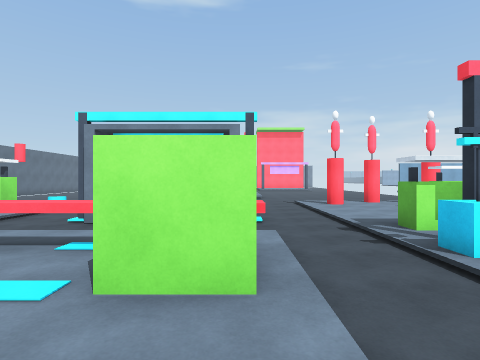
[1] (above)

20 first-person views from a walk through a 3-D level made in the Unity game engine. The camera is 1.4 m above the floor, looks level and sees 80° across. The floor is counted in squares, 2 m on a side. Each view is taken from the middle of a square. On the plan, view 1 faces up. The plan holds only what a view shows up to about 10 squares ahead; the rest is blank. The place goes on beyond the plan. The player character is not drawn.

[2]
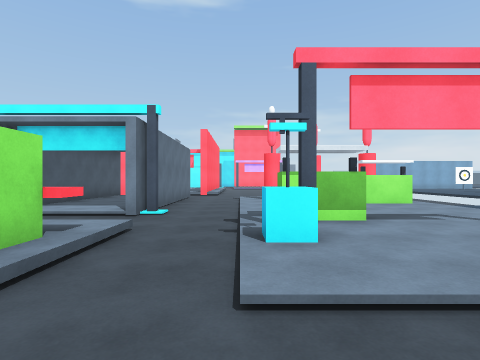

[3]
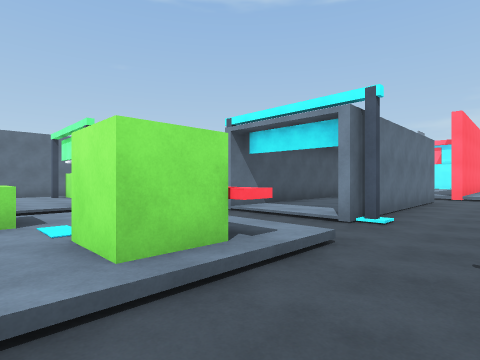

[4]
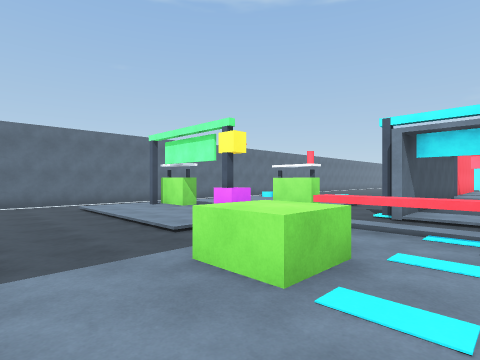

[5]
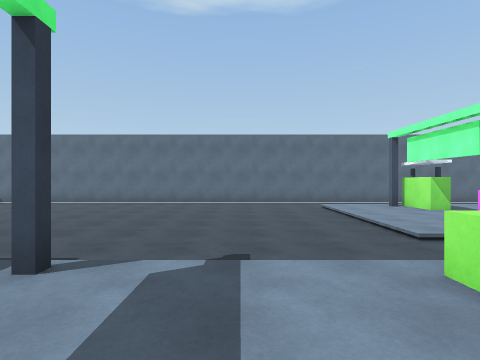

[6]
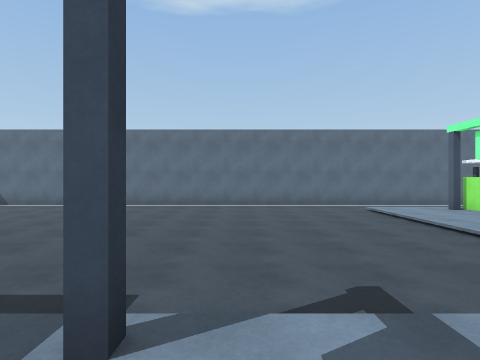

[7]
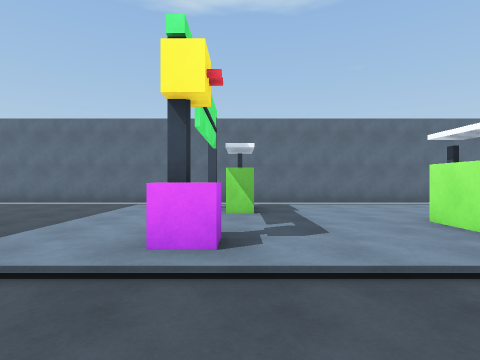

[8]
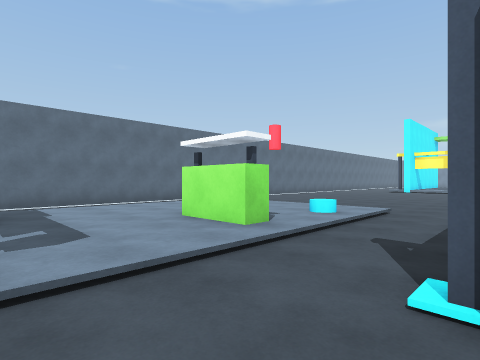

[9]
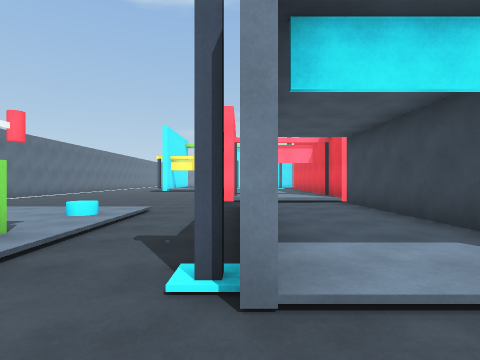

[10]
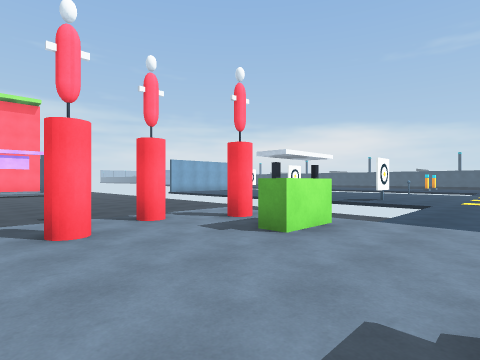

[11]
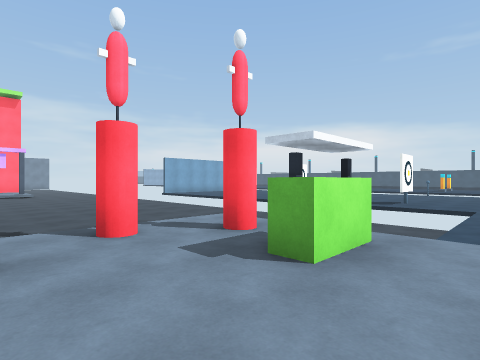

[12]
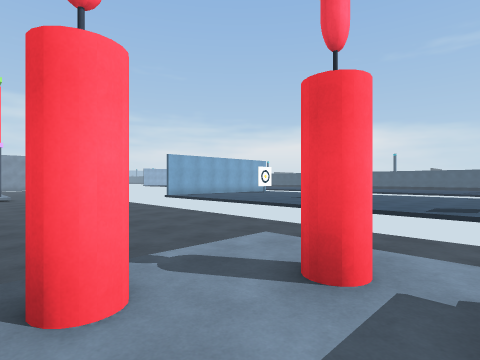

[13]
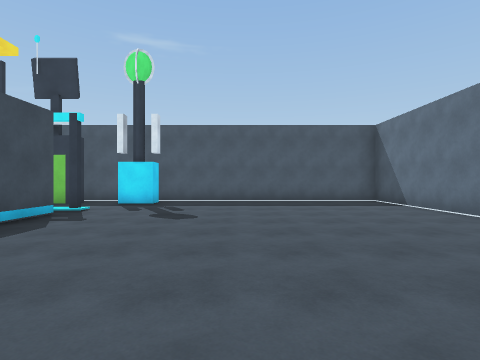

[14]
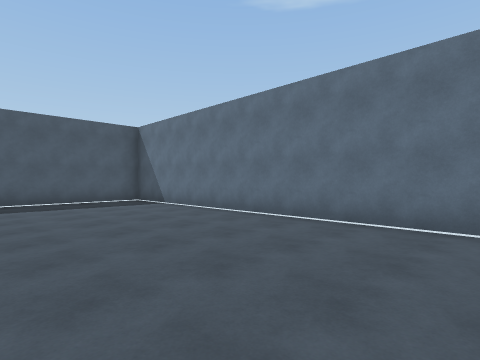

[15]
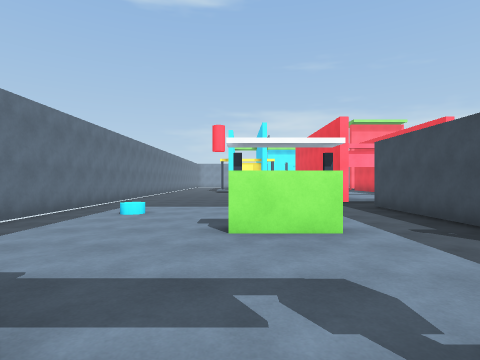

[16]
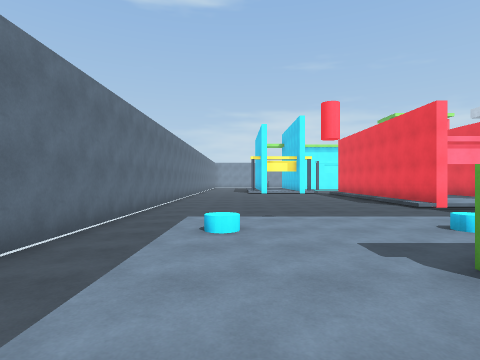

[17]
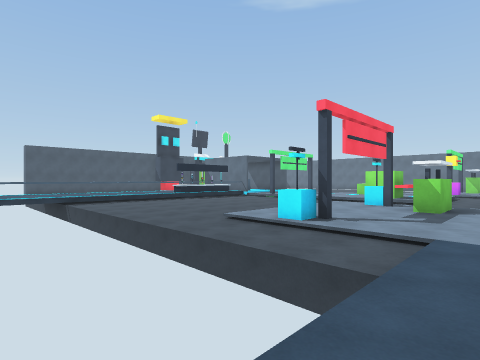

[18]
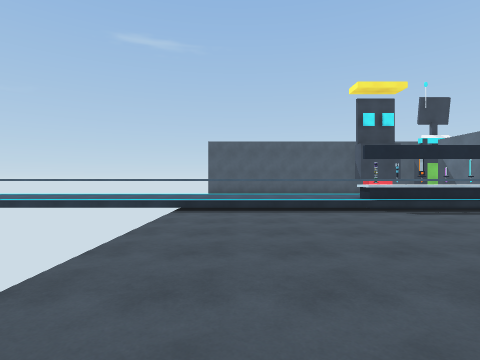

[19]
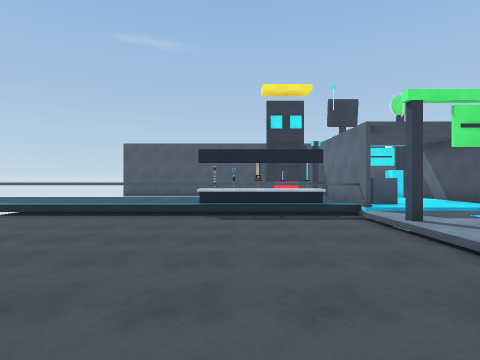

[20]
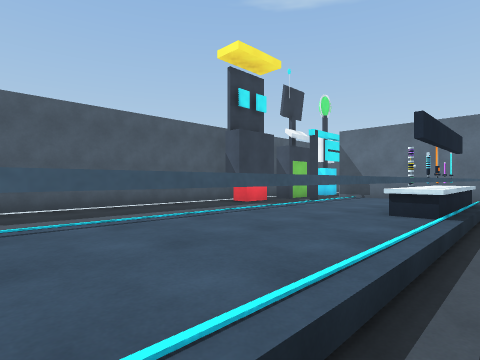

### Floor plan
Key: @ floor where view 1 was taken; # wall or solid block; x gap in a wall; . main floor; : floor 0.25 m higher than the main floor; + floor 0.5 m higher than the main floor; / step, stairs or slope; = window, fence, low wall or low ledge; ^ raised ledge; T thing the floor can be seen under or through; O other object.
Columns run from 12 left of view 1 to 16 right of it. Each row starts with its distance up from view 1.
 15 #......./#::   ......
 14 #......./#::#. ......
 13 #......./#//#. ......
 12 #.........  .. ......
 11 #........#::#. ......   ::::
 10 #./::://.#::#./OO::/.   :::::
  9 #.//:://.#::#.:O::O..   x#:::
  8 #./::::/.#::#./::OO/.   ::::
  7 #./::OO/.#::#./::::/.   ::::
  6 #./::::/.#::#./::::::::::::
  5 #./::::/....../OO::/.
  4 #./OO:O/....../O:::/.
  3 #.//:::/.^^OO.OO::O/.
  2 #./::::/.::OO./::::/.
  1 #........OO::........
  0 #........:::@........
 -1 #........::::........
 -2 #........::::........
 -3 #........#::#........
 -4 #........ ///........
 -5 #........#:O#OOOOTTTTTT###
 -6 #........#: #++++++++++++++
 -7 #........#: #########======
 -8 #.........
 -9 #........#O ........
-10 #....... .# OOO.....
-11 #....... .O  O......
-12 ###########  #######

Positions as (right, up) in squares from view 1, and headings:
1: (0, 0), facing up
2: (2, 0), facing up
3: (2, 1), facing up-left
4: (-1, -1), facing up-left
5: (-1, -1), facing left
6: (-2, -2), facing left
7: (-3, 4), facing left
8: (-3, 4), facing up-left
9: (-3, 4), facing up
10: (2, 5), facing up-right
11: (3, 6), facing up-right
12: (4, 8), facing up-right
13: (-7, -2), facing down
14: (-7, -2), facing down-left
15: (-7, 3), facing up
16: (-9, 5), facing up
17: (11, 6), facing down-left
18: (7, 2), facing down
19: (3, 2), facing down
20: (8, -4), facing down-left
